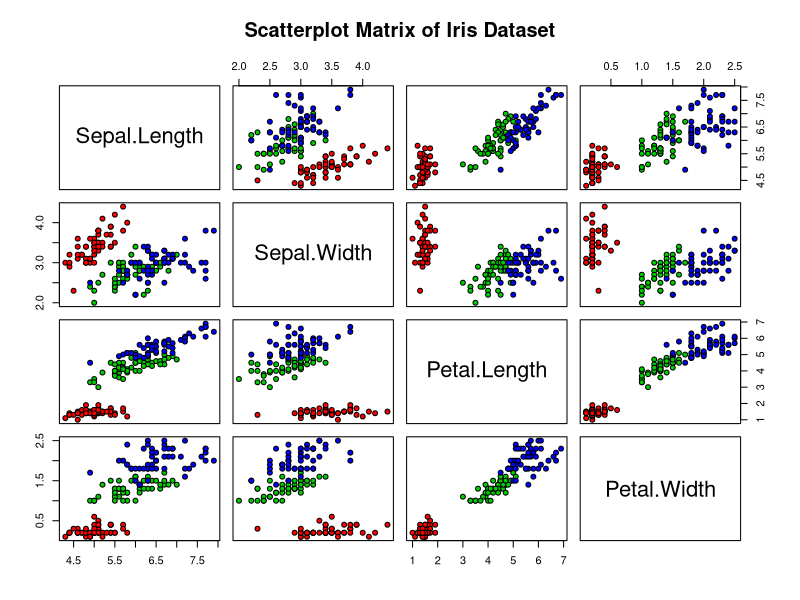
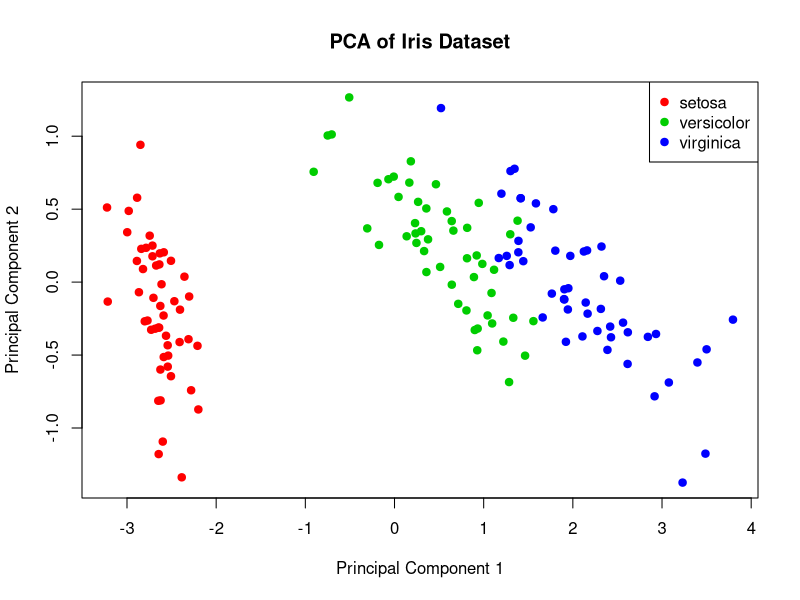

These charts were generated, in order, by the following R code:
# Step 1: Load the iris dataset
data(iris)

# Step 2: Produce a scatter plot matrix with color-coded species
pairs(iris[1:4],            # Select only the numeric dimensions
      main = "Scatterplot Matrix of Iris Dataset",
      pch = 21,             # Plotting character (circle with fill)
      bg = c("red", "green3", "blue")[unclass(iris$Species)],  # Color by species
      col = "black")        # Black border for points

# Step 3: Center the data by the mean value
iris_centered <- scale(iris[, 1:4], center = TRUE, scale = FALSE)

# Step 4: Calculate the covariance matrix
cov_matrix <- cov(iris_centered)

# Step 5: Calculate the eigenvalue decomposition of the covariance matrix
eigen_decomp <- eigen(cov_matrix)

# Extract eigenvalues and eigenvectors
eigenvalues <- eigen_decomp$values
eigenvectors <- eigen_decomp$vectors

# Step 6: Project the data onto the new basis vectors (Principal Components)
# We use the top 2 principal components
pc1 <- iris_centered %*% eigenvectors[, 1]
pc2 <- iris_centered %*% eigenvectors[, 2]

# Create a data frame with the projected data
projected_data <- data.frame(PC1 = pc1, PC2 = pc2, Species = iris$Species)

# Plot the projected data, color-coded by species
plot(projected_data$PC1, projected_data$PC2, 
     col = c("red", "green3", "blue")[unclass(projected_data$Species)],
     pch = 19, 
     xlab = "Principal Component 1",
     ylab = "Principal Component 2",
     main = "PCA of Iris Dataset")
legend("topright", legend = levels(iris$Species), 
       col = c("red", "green3", "blue"), pch = 19)